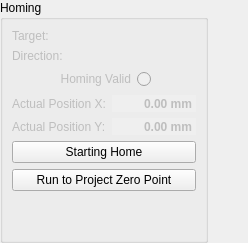
         <widget class="QWidget" name="tab_Homing">
          <attribute name="title">
           <string>Homing</string>
          </attribute>
          <layout class="QGridLayout" name="gridLayout_13">
           <property name="leftMargin">
            <number>0</number>
           </property>
           <property name="topMargin">
            <number>0</number>
           </property>
           <property name="rightMargin">
            <number>0</number>
           </property>
           <property name="bottomMargin">
            <number>0</number>
           </property>
           <item row="0" column="1">
            <spacer name="horizontalSpacer_4">
             <property name="orientation">
              <enum>Qt::Horizontal</enum>
             </property>
             <property name="sizeHint" stdset="0">
              <size>
               <width>40</width>
               <height>20</height>
              </size>
             </property>
            </spacer>
           </item>
           <item row="0" column="0">
            <widget class="QGroupBox" name="groupBox_11">
             <property name="title">
              <string>Homing</string>
             </property>
             <layout class="QGridLayout" name="gridLayout_14">
              <item row="2" column="0" colspan="2">
               <widget class="QRadioButton" name="radioButton_homing_valid">
                <property name="enabled">
                 <bool>false</bool>
                </property>
                <property name="sizePolicy">
                 <sizepolicy hsizetype="Minimum" vsizetype="Preferred">
                  <horstretch>0</horstretch>
                  <verstretch>0</verstretch>
                 </sizepolicy>
                </property>
                <property name="layoutDirection">
                 <enum>Qt::RightToLeft</enum>
                </property>
                <property name="text">
                 <string>Homing Valid</string>
                </property>
                <property name="autoExclusive">
                 <bool>false</bool>
                </property>
               </widget>
              </item>
              <item row="0" column="0">
               <widget class="QLabel" name="label_19">
                <property name="enabled">
                 <bool>false</bool>
                </property>
                <property name="sizePolicy">
                 <sizepolicy hsizetype="Preferred" vsizetype="Preferred">
                  <horstretch>0</horstretch>
                  <verstretch>0</verstretch>
                 </sizepolicy>
                </property>
                <property name="text">
                 <string>Target:</string>
                </property>
               </widget>
              </item>
              <item row="3" column="1" colspan="2">
               <widget class="QDoubleSpinBox" name="doubleSpinBox_homing_actual_pos_x">
                <property name="enabled">
                 <bool>false</bool>
                </property>
                <property name="sizePolicy">
                 <sizepolicy hsizetype="Minimum" vsizetype="Preferred">
                  <horstretch>0</horstretch>
                  <verstretch>0</verstretch>
                 </sizepolicy>
                </property>
                <property name="font">
                 <font>
                  <weight>75</weight>
                  <bold>true</bold>
                 </font>
                </property>
                <property name="frame">
                 <bool>false</bool>
                </property>
                <property name="alignment">
                 <set>Qt::AlignRight|Qt::AlignTrailing|Qt::AlignVCenter</set>
                </property>
                <property name="readOnly">
                 <bool>true</bool>
                </property>
                <property name="buttonSymbols">
                 <enum>QAbstractSpinBox::NoButtons</enum>
                </property>
                <property name="specialValueText">
                 <string notr="true"/>
                </property>
                <property name="prefix">
                 <string notr="true"/>
                </property>
                <property name="suffix">
                 <string notr="true"> mm</string>
                </property>
                <property name="minimum">
                 <double>-10000.000000000000000</double>
                </property>
                <property name="maximum">
                 <double>10000.000000000000000</double>
                </property>
               </widget>
              </item>
              <item row="1" column="0">
               <widget class="QLabel" name="label_20">
                <property name="enabled">
                 <bool>false</bool>
                </property>
                <property name="sizePolicy">
                 <sizepolicy hsizetype="Preferred" vsizetype="Preferred">
                  <horstretch>0</horstretch>
                  <verstretch>0</verstretch>
                 </sizepolicy>
                </property>
                <property name="text">
                 <string>Direction:</string>
                </property>
               </widget>
              </item>
              <item row="4" column="1" colspan="2">
               <widget class="QDoubleSpinBox" name="doubleSpinBox_homing_actual_pos_y">
                <property name="enabled">
                 <bool>false</bool>
                </property>
                <property name="sizePolicy">
                 <sizepolicy hsizetype="Minimum" vsizetype="Preferred">
                  <horstretch>0</horstretch>
                  <verstretch>0</verstretch>
                 </sizepolicy>
                </property>
                <property name="font">
                 <font>
                  <weight>75</weight>
                  <bold>true</bold>
                 </font>
                </property>
                <property name="frame">
                 <bool>false</bool>
                </property>
                <property name="alignment">
                 <set>Qt::AlignRight|Qt::AlignTrailing|Qt::AlignVCenter</set>
                </property>
                <property name="readOnly">
                 <bool>true</bool>
                </property>
                <property name="buttonSymbols">
                 <enum>QAbstractSpinBox::NoButtons</enum>
                </property>
                <property name="specialValueText">
                 <string notr="true"/>
                </property>
                <property name="prefix">
                 <string notr="true"/>
                </property>
                <property name="suffix">
                 <string notr="true"> mm</string>
                </property>
                <property name="minimum">
                 <double>-10000.000000000000000</double>
                </property>
                <property name="maximum">
                 <double>10000.000000000000000</double>
                </property>
               </widget>
              </item>
              <item row="4" column="0">
               <widget class="QLabel" name="label_22">
                <property name="enabled">
                 <bool>false</bool>
                </property>
                <property name="text">
                 <string>Actual Position Y:</string>
                </property>
               </widget>
              </item>
              <item row="5" column="0" colspan="3">
               <widget class="QPushButton" name="pushButton_starting_home">
                <property name="sizePolicy">
                 <sizepolicy hsizetype="Minimum" vsizetype="Preferred">
                  <horstretch>0</horstretch>
                  <verstretch>0</verstretch>
                 </sizepolicy>
                </property>
                <property name="toolTip">
                 <string>Move  to Zero Point Position</string>
                </property>
                <property name="text">
                 <string>Starting Home</string>
                </property>
                <property name="icon">
                 <iconset resource="../../../res/res.qrc">
                  <normaloff>:/res/image/icon/address.png</normaloff>:/res/image/icon/address.png</iconset>
                </property>
               </widget>
              </item>
              <item row="3" column="0">
               <widget class="QLabel" name="label_21">
                <property name="enabled">
                 <bool>false</bool>
                </property>
                <property name="text">
                 <string>Actual Position X:</string>
                </property>
               </widget>
              </item>
              <item row="7" column="0">
               <spacer name="verticalSpacer_5">
                <property name="orientation">
                 <enum>Qt::Vertical</enum>
                </property>
                <property name="sizeHint" stdset="0">
                 <size>
                  <width>20</width>
                  <height>40</height>
                 </size>
                </property>
               </spacer>
              </item>
              <item row="1" column="1" colspan="2">
               <widget class="QLabel" name="label_homing_direction">
                <property name="enabled">
                 <bool>false</bool>
                </property>
                <property name="text">
                 <string/>
                </property>
               </widget>
              </item>
              <item row="0" column="1" colspan="2">
               <widget class="QLabel" name="label_homing_target">
                <property name="enabled">
                 <bool>false</bool>
                </property>
                <property name="text">
                 <string/>
                </property>
               </widget>
              </item>
              <item row="6" column="0" colspan="3">
               <widget class="QPushButton" name="pushButton_go_prjZero">
                <property name="text">
                 <string>Run to Project Zero Point</string>
                </property>
               </widget>
              </item>
             </layout>
            </widget>
           </item>
          </layout>
         </widget>
